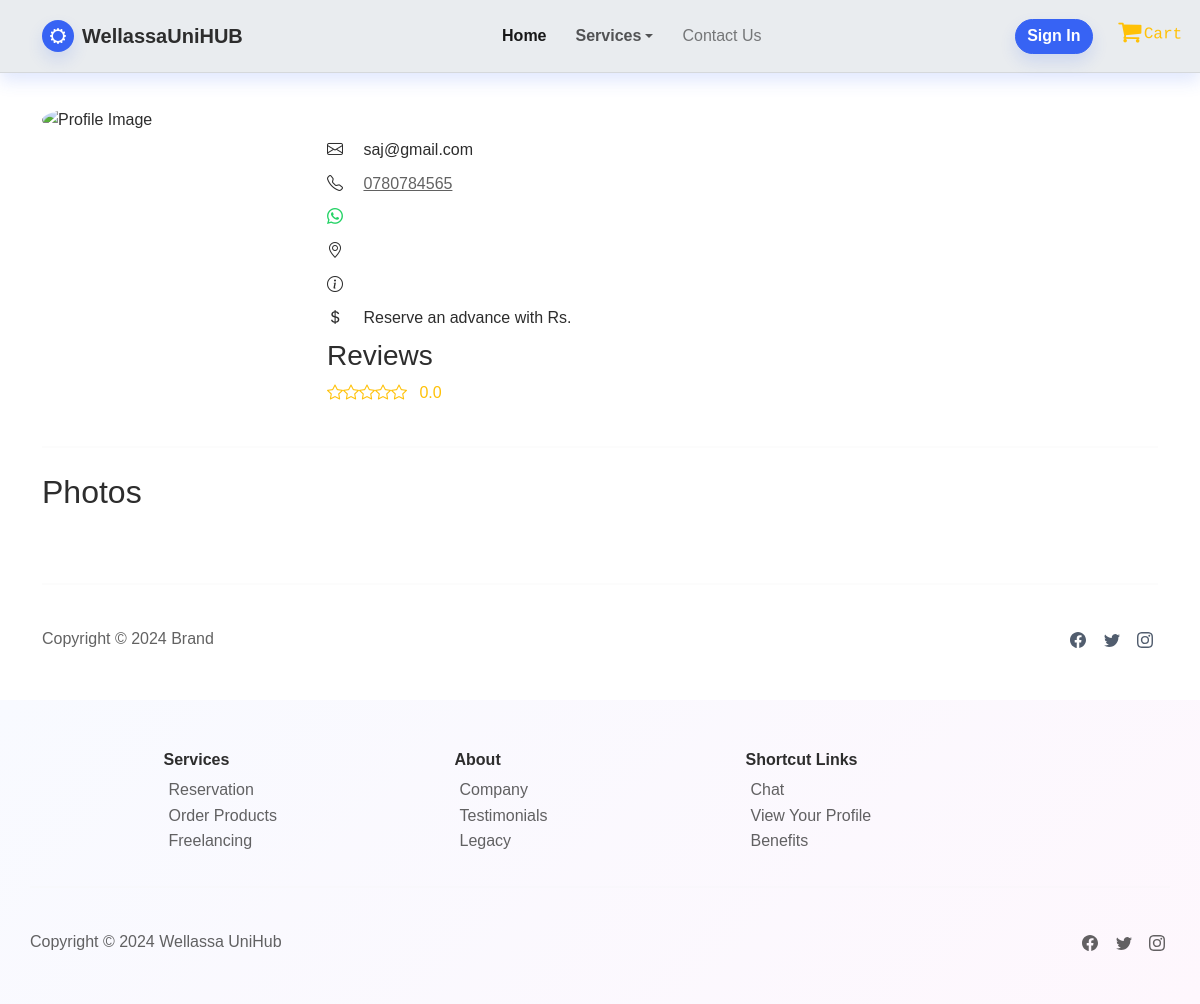
/freelance_view.php?userId=CUS-0001, run on an earlier commit of the app's database.
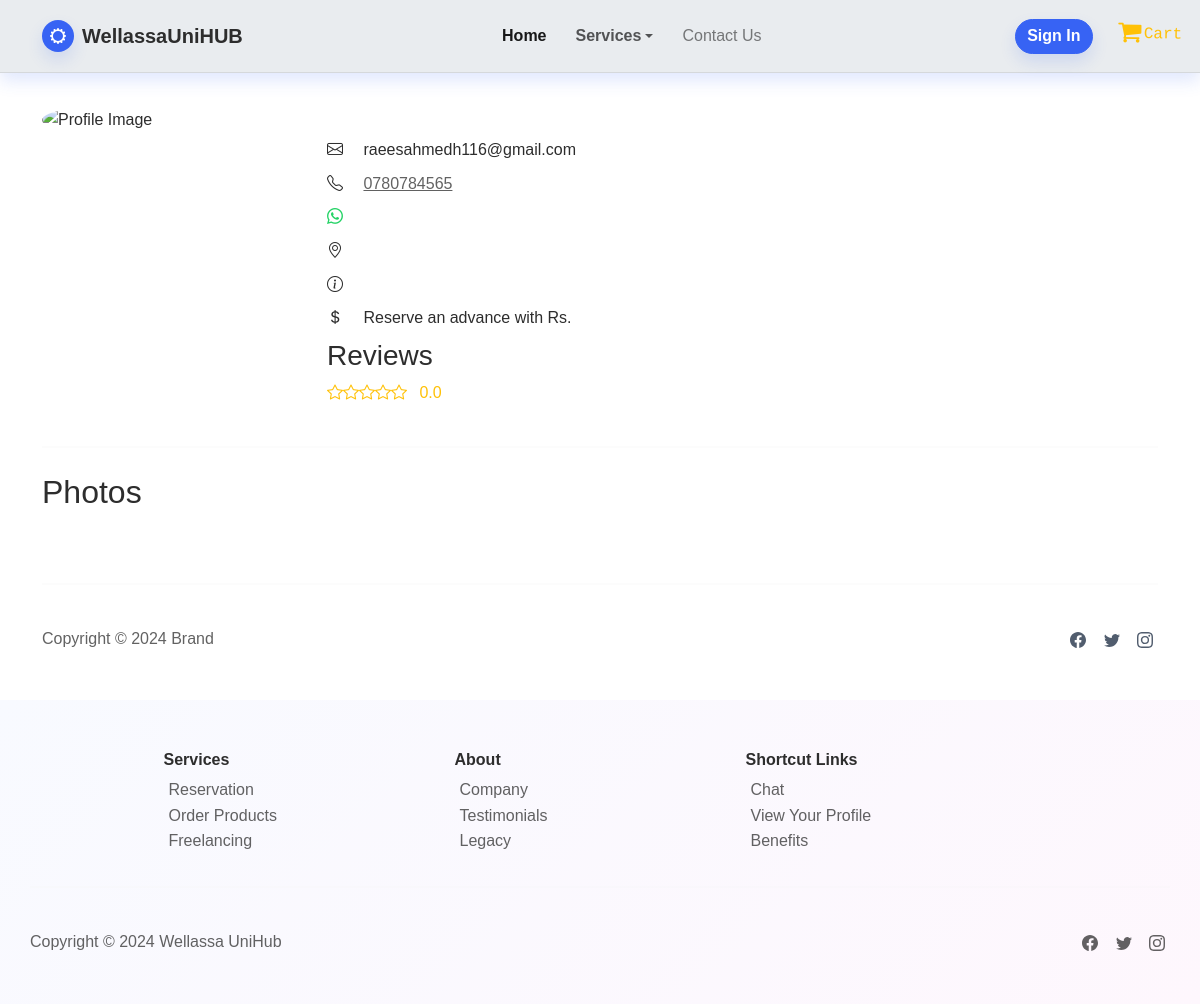
And on a later commit of the database.
### tables this page shows
CREATE TABLE `user` (
  `user_id` varchar(10) NOT NULL,
  `first_name` varchar(50) DEFAULT NULL,
  `last_name` varchar(50) DEFAULT NULL,
  `email` varchar(100) NOT NULL,
  `contact_number` varchar(15) NOT NULL,
  `user_type` enum('customer','admin','sp_products','sp_reservation','sp_freelance') NOT NULL,
  `password` varchar(255) NOT NULL,
  `joined_date` date NOT NULL,
  `profile_photo` varchar(255) DEFAULT NULL,
  `business_name` varchar(100) DEFAULT NULL,
  `nic_number` varchar(16) DEFAULT NULL,
  `whatsapp_number` varchar(15) DEFAULT NULL,
  `service_address` varchar(255) DEFAULT NULL,
  `auth_key` varchar(255) DEFAULT NULL,
  `auth_key_expires` datetime DEFAULT NULL,
  `status` enum('active','disabled') DEFAULT NULL,
  `description` text DEFAULT NULL,
  `amount_per` float DEFAULT NULL
);

### php/classes/UserClass.php (called while the page is built, shortened)
<?php
class User
{
    private $userId;
    private $phone;
    private $email;
    private $dbconn;
    public static function constructSPWithUserId($dbconn, $userId)
    {
        $user = new self();
        $user->dbconn = $dbconn;
        $user->userId = $userId;
        $user->loadUserSP();
        return $user;
    }
    private function loadUserSP()
    {
        $stmt = $this->dbconn->prepare("SELECT * FROM user WHERE user_id = ?");
        $stmt->bind_param("s", $this->userId);
        $stmt->execute();
        $result = $stmt->get_result();
        $user = $result->fetch_assoc();
        $this->phone = $user['contact_number'];
        $this->email = $user['email'];
    }
    public function getPhone()
    {
        return $this->phone;
    }
    public function getEmail()
    {
        return $this->email;
    }
}

### freelance_view.php (the view, shortened to what the changed rows need)
<?php
include_once('./php/classes/UserClass.php');
$db = new DBConnection();
$providerId = $_GET['userId'];
if (isset($productId)) {
    $dbconn = $db->getConnection();
    $user = User::constructSPWithProductId($dbconn, $providerId, $productId);
    $photos = $user->getProductPhotos();
} else {
    $dbconn = $db->getConnection();
    $user = User::constructSPWithUserId($dbconn, $providerId);
}
?>
<!DOCTYPE html>
<html lang="en">
<head>
    <link rel="stylesheet" href="https://stackpath.bootstrapcdn.com/bootstrap/4.3.1/css/bootstrap.min.css">
    <link href="https://cdnjs.cloudflare.com/ajax/libs/bootstrap-icons/1.5.0/font/bootstrap-icons.min.css" rel="stylesheet">
    <link rel="stylesheet" href="assets/bootstrap/css/bootstrap.min.css" />
    <link rel="stylesheet" href="https://cdnjs.cloudflare.com/ajax/libs/font-awesome/4.7.0/css/font-awesome.min.css" />
    <link rel="stylesheet" href="assets/css/styles.min.css" />
    <link rel="stylesheet" href="https://cdn.jsdelivr.net/npm/daterangepicker/daterangepicker.css" />
</head>
<body>
    <main>
        <div class="container mt-5">
            <div class="row">
                <div class="col-md-9">
                    <p class="mb-2"><span class="mr-2">
                        </span> <?= $user->getEmail() ?></p>
                    <p class="mb-2"><span class="mr-2">
                            <i class="bi bi-telephone mr-2"></i>
                        </span> <a href="tel:+94'.$user->getPhone().'" target="_blank"><?= $user->getPhone() ?></a></p>
                    <p class="mb-2">
                        <span class="mr-2">
                        </span>
                    </p>
                    <p class="mb-2">
                        <i class="bi bi-geo-alt mr-2"></i>
                    </p>
                    <p class="mb-2">
                        <span class="mr-2">
                        </span>
                    </p>
                    <p class="mb-2">
                        <span class="mr-2">
                        </span>Reserve an advance with Rs. <?= $user->getAmountPer() ?>
                    </p>
                    <div class="mb-4">
                        <h3>Reviews</h3>
                        <div class="star-rating mb-2">
                        </div>
                    </div>
                </div>
            </div>
            <div class="row">
                <div class="col-12">
                    <h2>Photos</h2>
                </div>
            </div>
        </div>
    </main>
</body>
</html>

What changed in the data, as far as the page shows it:
changed user: email "saj@gmail.com" → "raeesahmedh116@gmail.com"
